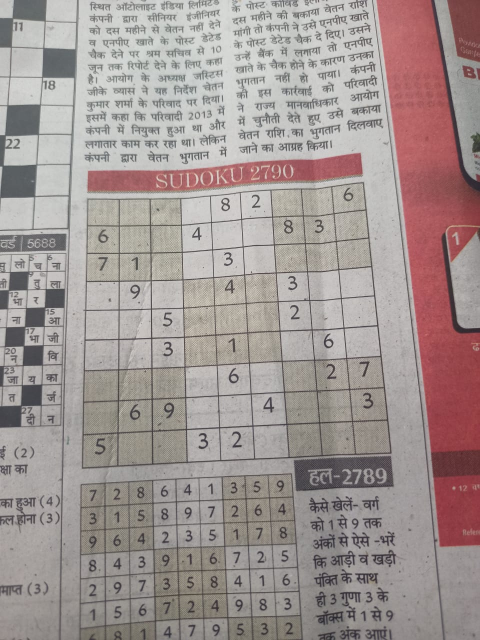
#> input picture sample_inputs/in1.jpg, 960 x 1280 px (shown at 1/2 size)
$ python -i get.py   (imports and definitions only)
#> lines starting #> are read from the running program, lines starting #| are printed output that depends on the picture; after the words box and inside, x2 and y2 are one past the last pixel; in counts of white or black regions, pixels touching at a corner belong together
from imutils.perspective import four_point_transform
from skimage.segmentation import clear_border
import cv2
import imutils
import numpy as np

#Extracts out digits and returns its bounding rectangle
def get_digit(cell):
    #Thresholding
    thresh = cv2.threshold(cell,0,255,cv2.THRESH_BINARY_INV|cv2.THRESH_OTSU)[1]
    thresh = clear_border(thresh)

    #finding digit contour
    cntrs = cv2.findContours(thresh.copy(),cv2.RETR_EXTERNAL,cv2.CHAIN_APPROX_SIMPLE)
    cntrs = imutils.grab_contours(cntrs)
    if len(cntrs) ==0:
        return None

    #check for noise
    c = max(cntrs,key = cv2.contourArea)
    mask = np.zeros(thresh.shape,dtype = 'uint8')
    cv2.drawContours(mask,[c],-1,255,-1)
    (h,w) = thresh.shape
    perfill = cv2.countNonZero(mask)/float(w*h)
    if perfill< 0.03:
        return None

    #bounding the digit
    x,y,w,h = cv2.boundingRect(c)
    imgCrop = thresh[y:(y+h),x:(x+w)]

    return imgCrop

#Crops and warps Image around sudoku grid
def get_board(img):
	#Blurring and Thresholding
	p1 = cv2.GaussianBlur(img.copy(),(9,9),0)
	p2 = cv2.adaptiveThreshold(p1,255,cv2.ADAPTIVE_THRESH_GAUSSIAN_C,cv2.THRESH_BINARY,11,2)

	#Inverting and dilating for better boundary detection
	p3 = cv2.bitwise_not(p2,p2)
	kernel = np.array([[0., 1.,0.],[1., 1.,1.],[0.,1.,0.]],np.uint8)
	p4 = cv2.dilate(p3,kernel)

	#Finding largest contours and supposing it to be grid
	contours, h = cv2.findContours(p4.copy(), cv2.RETR_EXTERNAL, cv2.CHAIN_APPROX_SIMPLE)
	contours = sorted(contours, key=cv2.contourArea, reverse=True)

	#Approximating it to be 4 sided polygon
	pm = cv2.arcLength(contours[0],True)
	grid_cnt = cv2.approxPolyDP(contours[0],0.05*pm,True)

	if len(grid_cnt) != 4 :
		sys.exit("\nCan not detect the board! Please try with a better image.")

	#Deskewing the image and warping the perspective
	grid = four_point_transform(img,grid_cnt.reshape(4, 2))

	return grid


>>> import cv2
>>> picture = cv2.imread('sample_inputs/in1.jpg', cv2.IMREAD_GRAYSCALE)
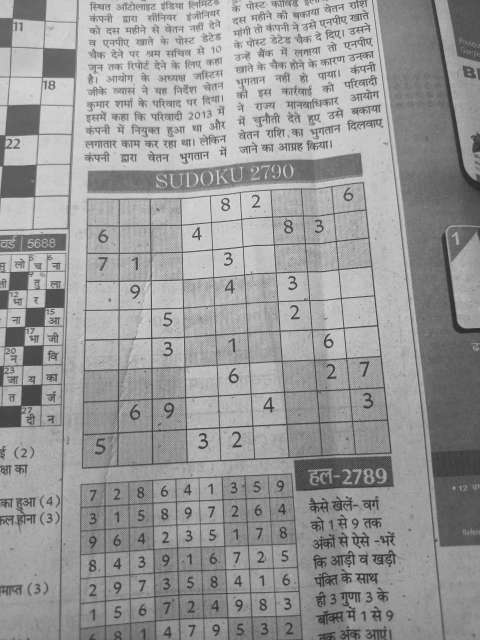
#> picture: shape (1280, 960) (shown at 1/2 size); min 35, max 230, mean 152.8
>>> result = get_board(picture)
#> in get_board, `p2 = cv2.adaptiveThreshold(p1,255,cv2.ADAPTIVE_THRESH_GAUSSIAN_C,cv2.T..`:
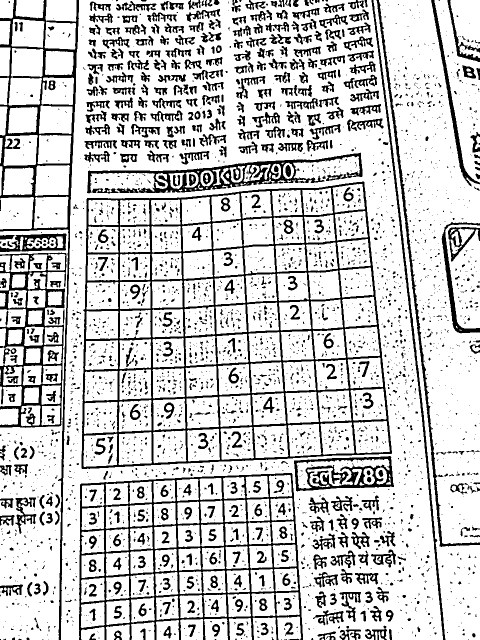
#> p2: shape (1280, 960) (shown at 1/2 size); 79.5% white; 3777 black regions (3002 under 20 px), largest, box (x1, y1, x2, y2) and area: (163, 363, 784, 938) 43139, (158, 946, 606, 1280) 23113, (0, 0, 158, 1280) 14937
#> in get_board, `p4 = cv2.dilate(p3,kernel)`:
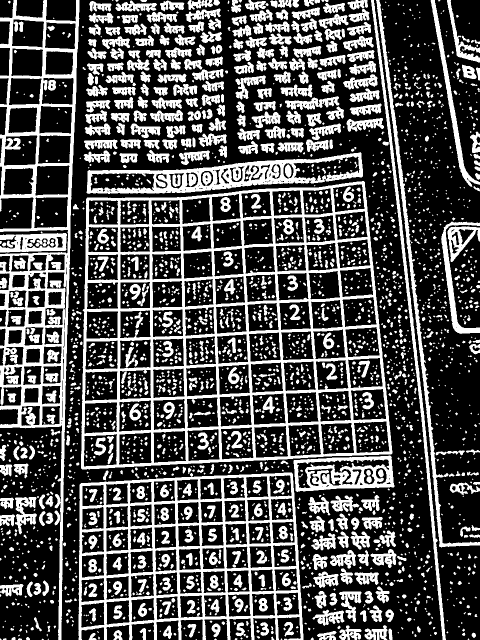
#> p4: shape (1280, 960) (shown at 1/2 size); 31.8% white; 3111 white regions (1606 under 20 px)
#> in get_board, `contours, h = cv2.findContours(p4.copy(), cv2.RETR_EXTERNAL, cv2.CHAIN..`: contours = 1493 contours, 981 with area under 20; largest, box (x1, y1, x2, y2) and area: (162, 362, 785, 939) 317718, (157, 945, 607, 1280) 127424, (0, 0, 159, 1280) 100281, (173, 304, 726, 388) 25264, (587, 911, 789, 984) 12085; h = 1493 rows, first 6: [1, -1, -1, -1], [2, 0, -1, -1], [3, 1, -1, -1], [4, 2, -1, -1], [5, 3, -1, -1], [6, 4, -1, -1]
#> in get_board, `pm = cv2.arcLength(contours[0],True)`: pm = 2348.4
#> in get_board, `grid_cnt = cv2.approxPolyDP(contours[0],0.05*pm,True)`: grid_cnt = [[727, 362], [173, 396], [164, 938], [784, 906]]
#> in get_board, `grid = four_point_transform(img,grid_cnt.reshape(4, 2))`:
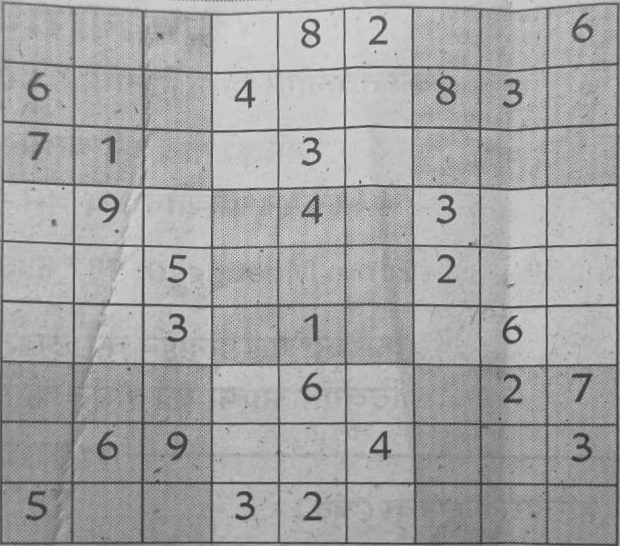
#> grid: shape (546, 620); min 51, max 221, mean 164.6

$ run again, on sample_inputs/in2.jpg
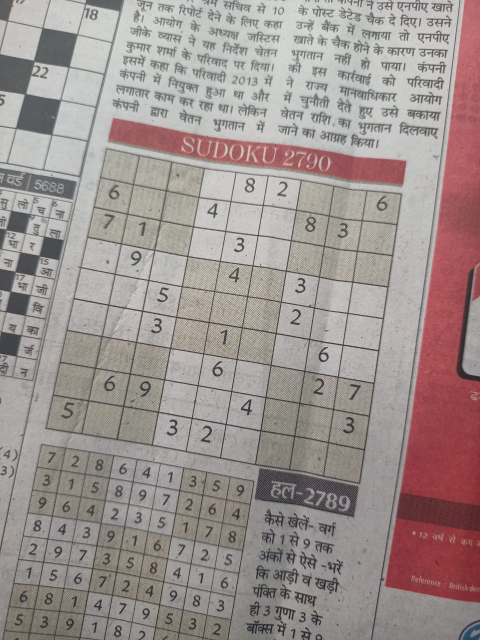
#> input picture sample_inputs/in2.jpg, 960 x 1280 px (shown at 1/2 size)
#> in get_board, `p2 = cv2.adaptiveThreshold(p1,255,cv2.ADAPTIVE_THRESH_GAUSSIAN_C,cv2.T..`:
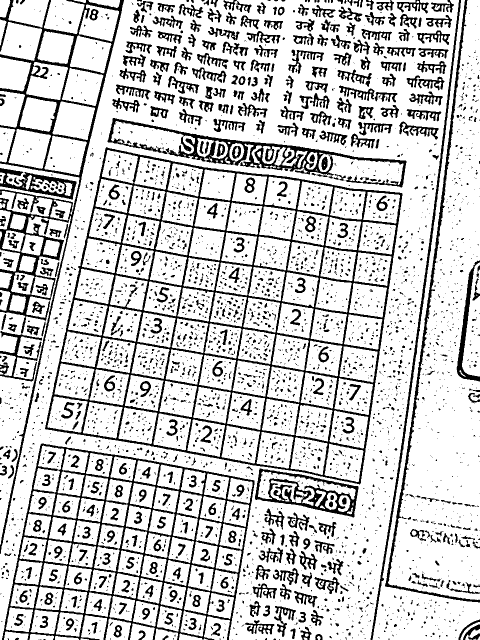
#> p2: shape (1280, 960) (shown at 1/2 size); 79.4% white; 4021 black regions (3204 under 20 px), largest, box (x1, y1, x2, y2) and area: (90, 294, 805, 969) 47166, (4, 887, 509, 1280) 26572, (0, 0, 248, 1108) 23295
#> p4: shape (1280, 960); 32% white; 3306 white regions (1626 under 20 px)
#> contours = 1383 contours, 950 with area under 20; largest, box (x1, y1, x2, y2) and area: (89, 293, 806, 970) 358792, (3, 886, 510, 1280) 151954, (0, 0, 249, 1109) 88958, (214, 235, 814, 376) 30570, (509, 936, 718, 1036) 12678; h = 1383 rows, first 6: [1, -1, -1, -1], [2, 0, -1, -1], [3, 1, -1, -1], [4, 2, -1, -1], [5, 3, -1, -1], [6, 4, -1, -1]
#> pm = 2546.5
#> grid_cnt = [[213, 293], [89, 857], [719, 969], [805, 387]]
#> in get_board, `grid = four_point_transform(img,grid_cnt.reshape(4, 2))`:
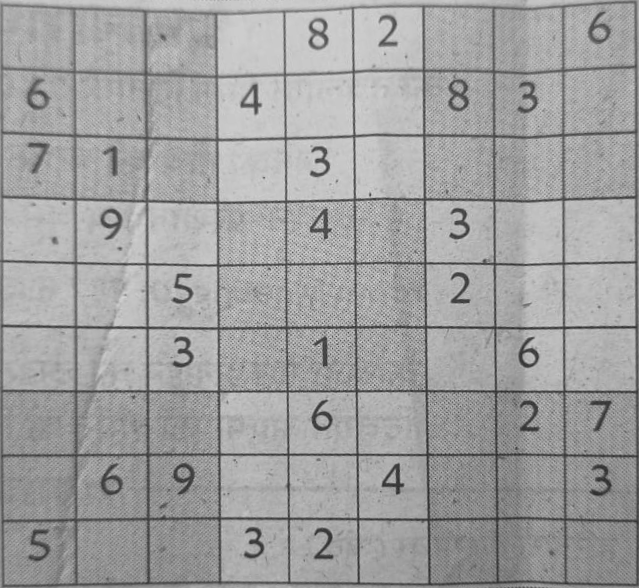
#> grid: shape (588, 639); min 38, max 226, mean 159.8

$ run again, on sample_inputs/in3.jpg
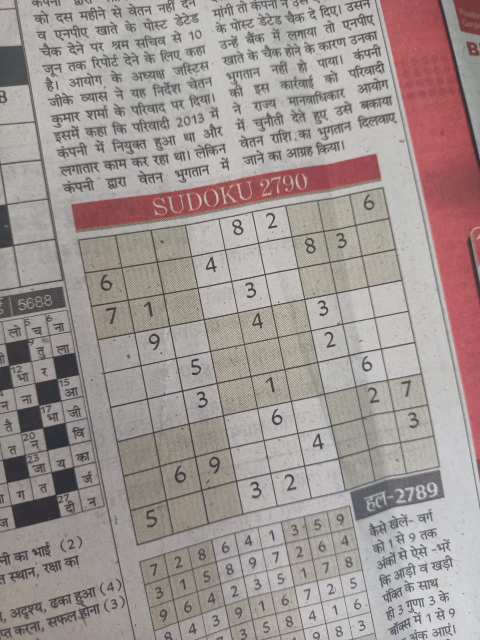
#> input picture sample_inputs/in3.jpg, 960 x 1280 px (shown at 1/2 size)
#> in get_board, `p2 = cv2.adaptiveThreshold(p1,255,cv2.ADAPTIVE_THRESH_GAUSSIAN_C,cv2.T..`:
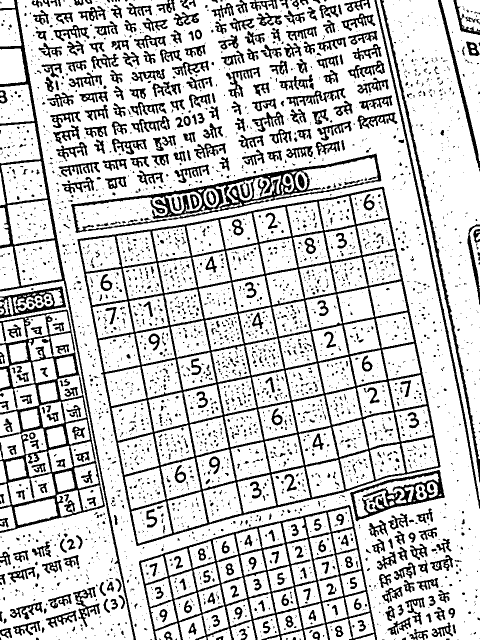
#> p2: shape (1280, 960) (shown at 1/2 size); 79% white; 3664 black regions (2962 under 20 px), largest, box (x1, y1, x2, y2) and area: (155, 373, 881, 1092) 48185, (278, 1010, 754, 1280) 16816, (0, 619, 210, 1066) 15510
#> p4: shape (1280, 960); 32.3% white; 3026 white regions (1470 under 20 px)
#> contours = 1232 contours, 782 with area under 20; largest, box (x1, y1, x2, y2) and area: (154, 372, 882, 1093) 371813, (0, 0, 273, 1280) 95278, (277, 1009, 755, 1280) 87218, (141, 306, 764, 467) 34930, (699, 939, 891, 1044) 10569; h = 1232 rows, first 6: [1, -1, -1, -1], [2, 0, -1, -1], [3, 1, -1, -1], [4, 2, -1, -1], [5, 3, -1, -1], [6, 4, -1, -1]
#> pm = 2606.8
#> grid_cnt = [[767, 373], [154, 478], [273, 1092], [881, 933]]
#> in get_board, `grid = four_point_transform(img,grid_cnt.reshape(4, 2))`:
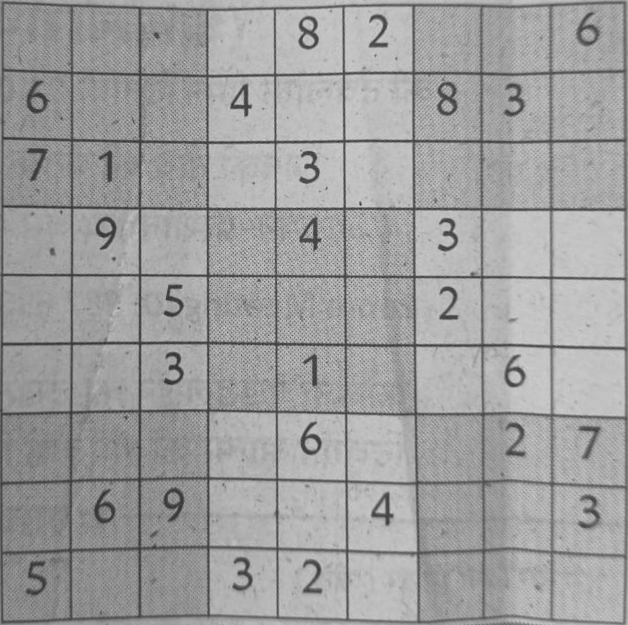
#> grid: shape (625, 628); min 44, max 213, mean 158.3

$ run again, on sample_inputs/in4.jpg
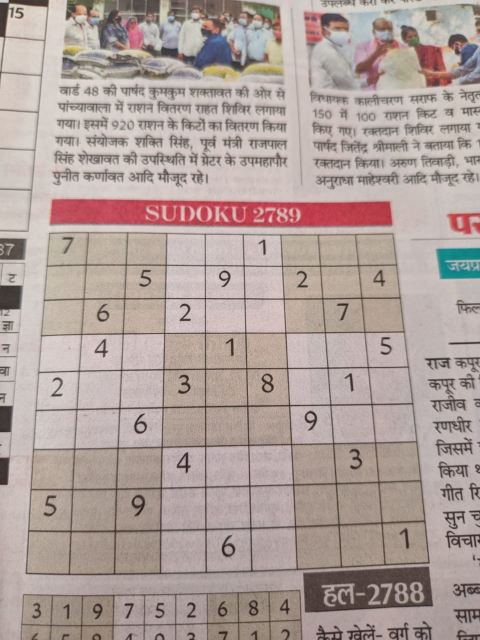
#> input picture sample_inputs/in4.jpg, 960 x 1280 px (shown at 1/2 size)
#> in get_board, `p2 = cv2.adaptiveThreshold(p1,255,cv2.ADAPTIVE_THRESH_GAUSSIAN_C,cv2.T..`:
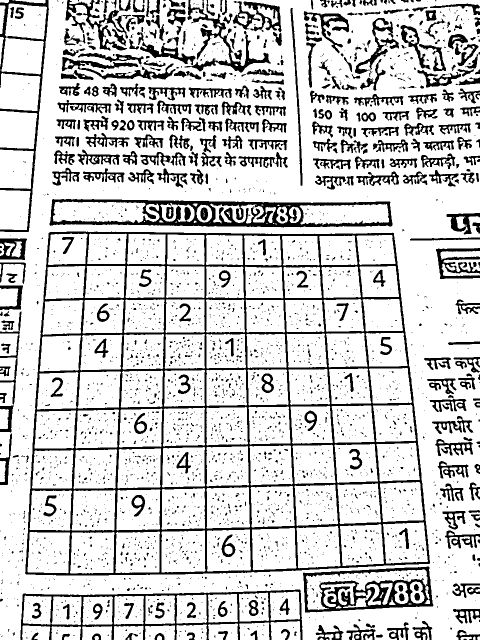
#> p2: shape (1280, 960) (shown at 1/2 size); 80.9% white; 3350 black regions (2881 under 20 px), largest, box (x1, y1, x2, y2) and area: (50, 463, 860, 1151) 58834, (99, 398, 785, 455) 13701, (606, 1133, 867, 1225) 8334
#> p4: shape (1280, 960); 28.8% white; 2797 white regions (1790 under 20 px)
#> contours = 649 contours, 360 with area under 20; largest, box (x1, y1, x2, y2) and area: (49, 462, 861, 1152) 512342, (39, 1178, 606, 1280) 37818, (98, 397, 786, 456) 34472, (605, 1132, 868, 1226) 20302, (0, 0, 99, 465) 16146; h = 649 rows, first 6: [1, -1, -1, -1], [2, 0, -1, -1], [3, 1, -1, -1], [4, 2, -1, -1], [5, 3, -1, -1], [6, 4, -1, -1]
#> pm = 2947.8
#> grid_cnt = [[96, 466], [52, 1149], [860, 1126], [787, 465]]
#> in get_board, `grid = four_point_transform(img,grid_cnt.reshape(4, 2))`:
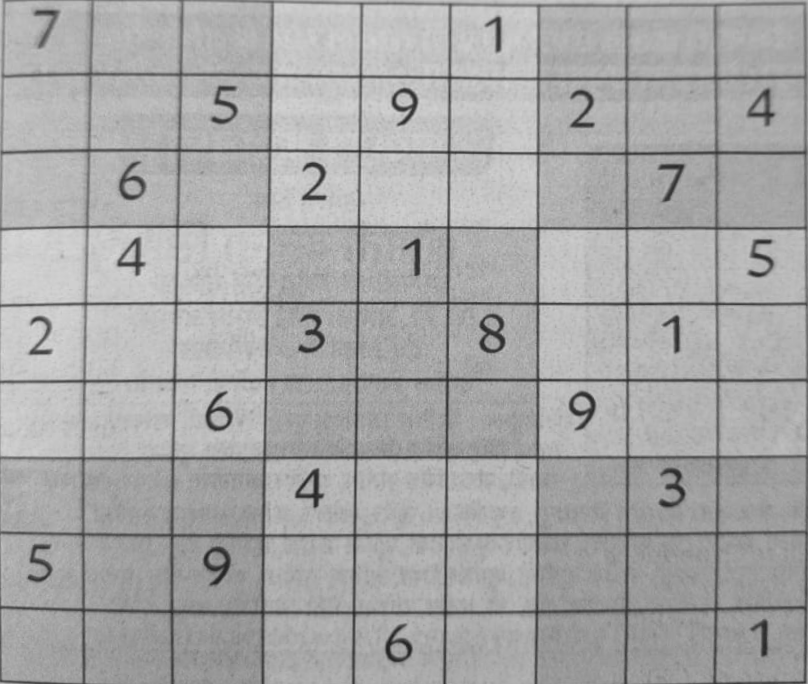
#> grid: shape (684, 808); min 32, max 218, mean 166.9
